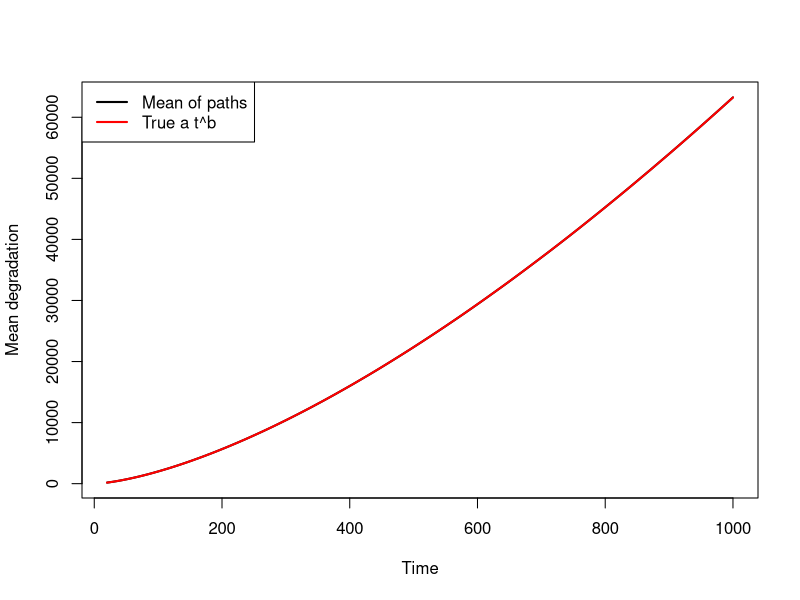

Write the R code that produced this figure.
## ---- chunk 1
a_true     <- 2
b_true     <- 1.5
sigma_true <- 60

## ---- chunk 2
set.seed(123)

N  <- 5000        # nombres de trajectoires
T  <- 1000
nT <- 5000        # nombre de points dans le temps

t  <- seq(20, T, length.out = nT)
t
dt <- diff(t)

# drift
mu <- a_true * t^b_true

# simulation des trajectoires
X <- matrix(0, nrow = N, ncol = nT)

for (i in 1:N) {
  W <- c(0, cumsum(rnorm(nT - 1, sd = sqrt(dt))))
  X[i, ] <- mu + sigma_true * W
}

## ---- chunk 3
# estimation de la moyenne empirique 
m_hat <- colMeans(X)

## ---- chunk 4
# plot de la moyenne empirique et de la vraie moyenne
plot(t, m_hat, type = "l", lwd = 2,
     ylab = "Mean degradation",
     xlab = "Time")
lines(t, mu, col = "red", lwd = 2)
legend("topleft", legend = c("Mean of paths", "True a t^b"),
       col = c("black", "red"), lwd = 2)

## ---- chunk 5
# estimation initiale des paramètres a et b par régression linéaire sur les log-logs
eps <- 0.05 * max(t)   # on ignore les petites valeurs de t pour éviter les problèmes de log(0)
idx <- t > eps

fit_init <- lm(log(m_hat[idx]) ~ log(t[idx]))

start_vals <- list(
  a = exp(coef(fit_init)[1]),
  b = coef(fit_init)[2]
)
start_vals


